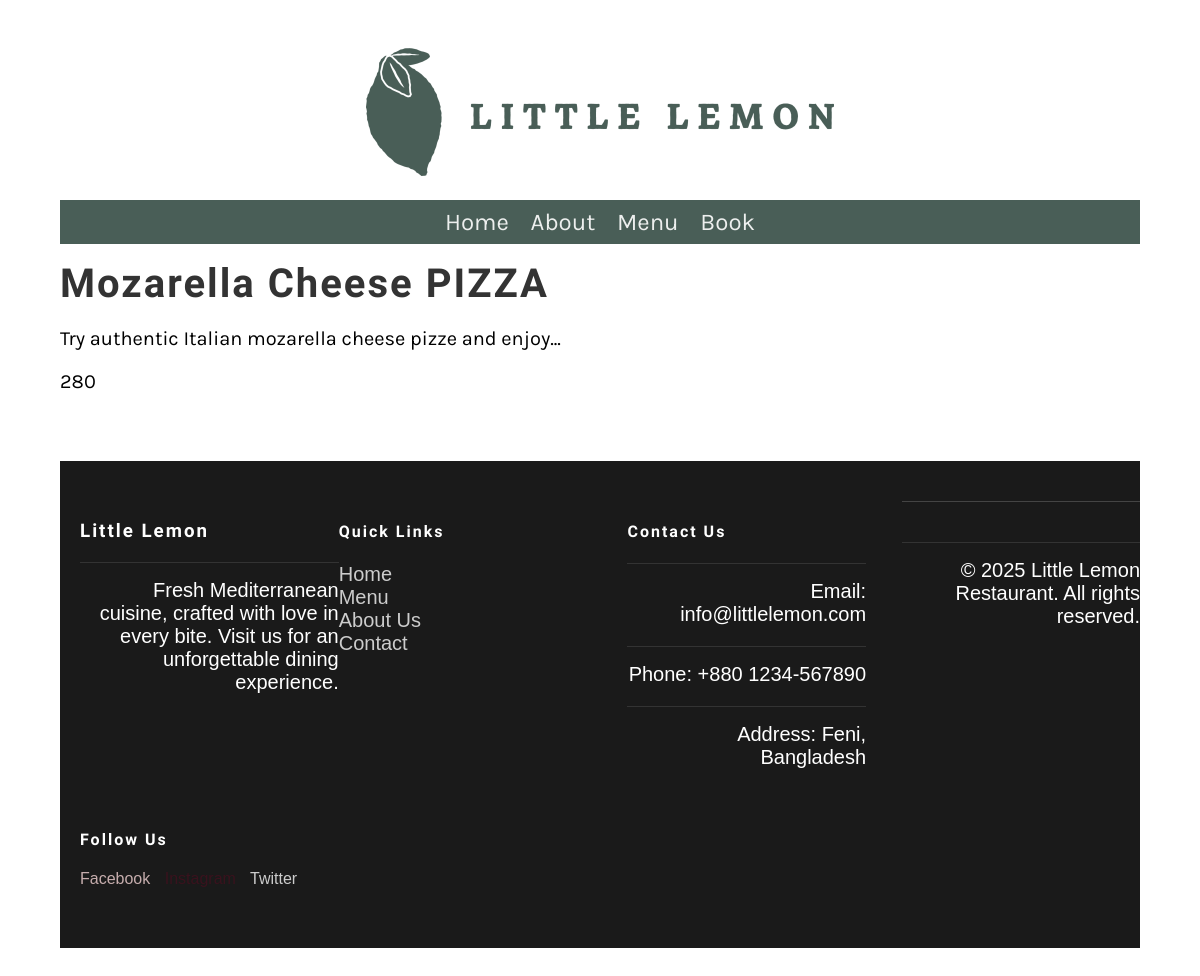
The page /menu_item/6 on the database its author committed.
### restaurant/models.py (models this page shows, shortened)
class Menu(models.Model):
   name = models.CharField(max_length=255)
   price = models.IntegerField()
   description = models.CharField(max_length=1000,default='')

### restaurant/views.py (the view)
# urls.py: path('menu_item/<int:pk>', views.display_menu_item,name = 'menu_item'),
def display_menu_item(request,pk=None):
    if pk:
        menu_item = Menu.objects.get(pk=pk)
    else:
        menu_item = ''
    return render(request, 'menu_item.html', {'menu_item' : menu_item})

### restaurant/templates/menu_item.html
{% extends 'base.html'%}
{% block content %}
<div class = 'row'>
    <div class = 'column'>
        <h2>{{menu_item.name}}</h2>
        <p> {{menu_item.description}}</p>
        <p>{{menu_item.price}}</p>
    </div>
</div>
{% endblock %}

### restaurant/static/css/style.css (style rules this page uses)
body { font-family: 'Karla', sans-serif; margin-top: 3rem; margin-bottom: 3rem; margin-left: 5%; margin-right: 5%; }
h1, h2, h3, h4, h5, h6 { font-family: 'Markazi Text', serif; letter-spacing: 2px;; }
h2 { font-size: 2.5rem; color: #333333; margin:1rem 0; }
p, ul { font-size: 1.25rem;; }
.row { display: flex; flex-direction: row; width: 100%; padding-bottom: 1rem; }
.column { flex-basis: 50%; margin-bottom: 1rem; padding-bottom: 1rem; }

### rows shown on the page
Menu: name "Mozarella Cheese PIZZA", description "Try authentic Italian mozarella cheese pizze and enjoy...", price "280"
